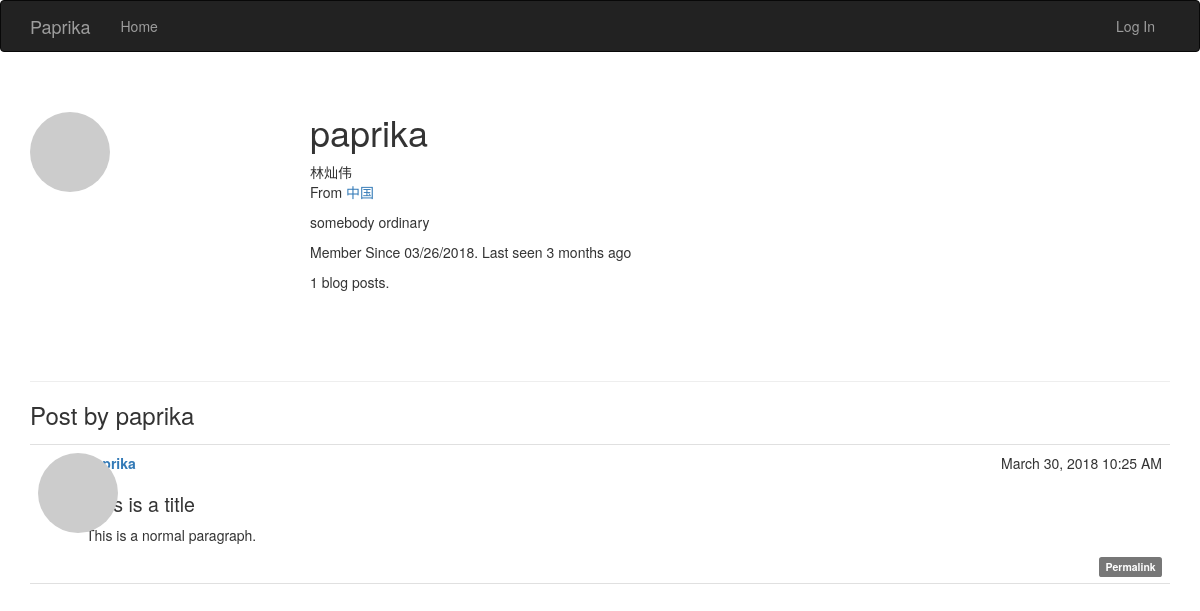
Before: /user/paprika with the older database file.
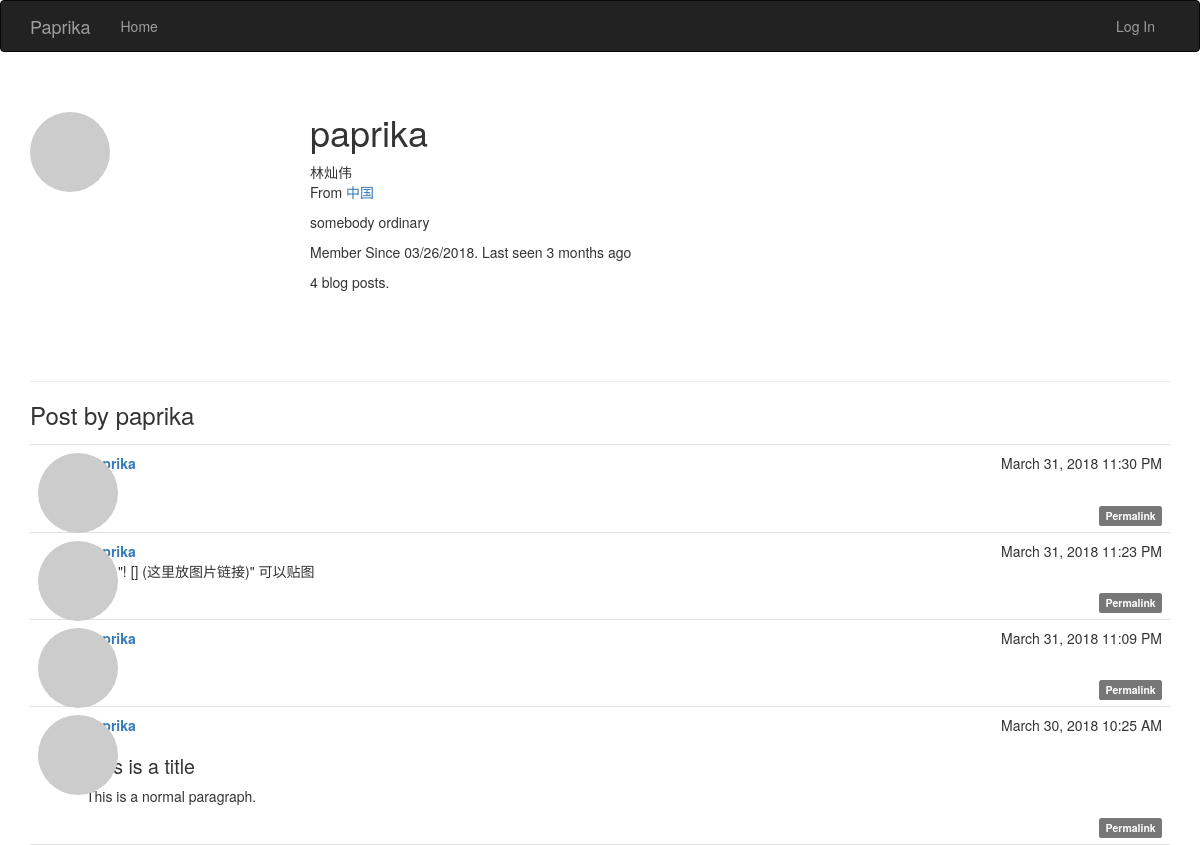
After: the same page with the newer database file.
### app/models.py (models this page shows, shortened)
class User(UserMixin, db.Model):
    __tablename__ = 'users'
    id = db.Column(db.Integer, primary_key=True)
    email = db.Column(db.String(64), unique=True, index=True)
    username = db.Column(db.String(64), unique=True, index=True)
    role_id = db.Column(db.Integer, db.ForeignKey('roles.id'))
    password_hash = db.Column(db.String(128))
    confirmed = db.Column(db.Boolean, default=False)
    name = db.Column(db.String(64))
    location = db.Column(db.String(64))
    about_me = db.Column(db.Text())
    member_since = db.Column(db.DateTime(), default=datetime.now)
    last_seen = db.Column(db.DateTime(), default=datetime.now)
    followed = db.relationship('Follow', foreign_keys=[Follow.follower_id], backref=db.backref('follower', lazy='joined'), lazy='dynamic', cascade='all, delete-orphan')
    follower = db.relationship('Follow', foreign_keys=[Follow.followed_id],
                               backref=db.backref('followed', lazy='joined'), lazy='dynamic',
                               cascade='all, delete-orphan')
    avatar_hash = db.Column(db.String(32))
    posts = db.relationship('Post', backref='author', lazy='dynamic')
    @property
    def password(self):
        raise AttributeError('password is not a readable attribute')
    def gravatar(self, size=100, default='identicon', rating='g'):
        if request.is_secure:
            url = 'https://secure.gravatar.com/avatar'
        else:
            url = 'https://www.gravatar.com/avatar'
        hash = self.avatar_hash or hashlib.md5(self.email.encode('utf-8')).hexdigest()
        return '{url}/{hash}?s={size}&d={default}&r={rating}'.format(
            url=url, hash=hash, size=size, default=default, rating=rating)

class Post(db.Model):
    __tablename__ = 'posts'
    id = db.Column(db.Integer, primary_key=True)
    body = db.Column(db.Text)
    timestamp = db.Column(db.DateTime, index=True, default=datetime.now)
    author_id = db.Column(db.Integer, db.ForeignKey('users.id'))
    body_html = db.Column(db.Text)

### app/main/views.py (the view)
@main.route('/user/<username>')
def user(username):
    user = User.query.filter_by(username=username).first()
    if user is None:
        abort(404)
    posts = user.posts.order_by(Post.timestamp.desc()).all()
    return render_template('user.html', user=user, posts=posts)

### app/auth/views.py (called while the page is built)
@auth.before_app_request
def before_request():
    if current_user.is_authenticated:
        current_user.ping()
        if  not current_user.confirmed \
                and request.endpoint \
                and request.blueprint != 'auth' \
                and request.endpoint != 'static':
            return redirect(url_for('auth.unconfirmed'))

### app/main/__init__.py (called while the page is built)
@main.app_context_processor
def inject_permission():
    return dict(Permission=Permission)

### app/models.py (called while the page is built)
    def is_admin(self):
        return False

### app/templates/user.html (shortened to what this page needs)
{% extends "base.html" %}
{% block page_content %}
<div class="page-header">
	<img class="img-circle profile-thumbnail" src="{{ user.gravatar(size=256) }}">
	<div class="profile-header">
		<h1>{{ user.username }}</h1>
		{% if user.name or user.location %}
		<p>
			{% if user.name %}{{ user.name }}<br>{% endif %}
			{% if user.location %}
				From <a href="http://maps.google.com/?q={{ user.location }}" target="_blank">{{ user.location }}</a><br>
			{% endif %}
		</p>
		{% endif %}
		{% if user.about_me %}<p>{{ user.about_me }}</p>{% endif %}
		<p>
			Member Since {{ moment(user.member_since).format("L") }}.
			Last seen {{ moment(user.last_seen).fromNow() }}
		</p>
		<p>{{ user.posts.count() }} blog posts.</p>
	   </div>
</div>
<h3>Post by {{ user.username }}</h3>
{% include '_posts.html' %}
{% endblock %}

### app/templates/base.html (shortened to what this page needs)
{% extends "bootstrap/base.html" %}
{% block head %}
{{ super() }}
<link rel="stylesheet" type="text/css" href="{{ url_for('static', filename='styles.css') }}">
{% endblock %}
{% block navbar %}
<div class="navbar navbar-inverse" role="navigation">
    <div class="container">
        <div class="navbar-header">
            <a class="navbar-brand" href="{{ url_for('main.index') }}">Paprika</a>
        </div>
        <div class="navbar-collapse collapse">
            <ul class="nav navbar-nav">
                <li><a href="{{ url_for('main.index') }}">Home</a></li>
            </ul>
            <ul class="nav navbar-nav navbar-right">
                {% if current_user.is_authenticated %}
                <li class="dropdown">
                    <a href="#" class="dropdown-toggle" data-toggle="dropdown">
                        <img class="img img-circle"src="{{ current_user.gravatar(size=18) }}">Account <b class="caret"></b></a>
                    <ul class="dropdown-menu">
                        <li><a href="{{ url_for('auth.change_password') }}">Change Password</a></li>
                        <li><a href="{{ url_for('auth.logout') }}">Log Out</a></li>
                    </ul>
                </li>
                {% else %}
                <li><a href="{{ url_for('auth.login') }}">Log In</a></li>
                {% endif %}
            </ul>
        </div>
    </div>
</div>
{% endblock %}
{% block content %}
<div class="container">
    {% block page_content %}{% endblock %}
</div>
{% endblock %}

### app/templates/_posts.html (shortened to what this page needs)
<ul class="posts">
    {% for post in posts %}
    <li class="post">
        <div class="post-thumbnail">
            <a href="{{ url_for('.user', username=post.author.username) }}">
                <img class="img-circle profile-thumbnail" src="{{ post.author.gravatar(size=40) }}">
            </a>
        </div>
        <div class="post-content">
            <div class="post-date">{{ moment(post.timestamp).format("LLL") }}</div>
            <div class="post-author"><a href="{{ url_for('.user', username=post.author.username) }}">{{ post.author.username }}</a></div>
            <div class="post-body">
                {% if post.body_html %}
                    {{ post.body_html | safe}}
                {% else %}
                    {{ post.body }}
                {% endif %}
            </div>
            <div class="post-footer">
                <a href="{{ url_for('.post', id=post.id) }}">
                    <span class="label label-default">Permalink</span>
                </a>
            </div>
        </div>
    </li>
    {% endfor %}
</ul>

### app/static/styles.css (style rules this page uses)
.profile-thumbnail { position: absolute; }
.profile-header { min-height: 260px; margin-left: 280px; }
ul.posts { list-style-type: none; padding: 0px; margin: 16px 0px 0px 0px; border-top: 1px solid #e0e0e0; }
ul.posts li.post { padding: 8px; border-bottom: 1px solid #e0e0e0; }
div.post-date { float: right; }
div.post-author { font-weight: bold; }
div.post-thumbnail { position: absolute; }
div.post-content { margin-left: 48px; min-height: 48px; }
div.post-footer { text-align: right; }
.post-body h1 { font-size: 140%; }

### app/templates/_posts.html (style rules this page uses)
div.post-footer { text-align: right; }

Changed rows visible on the page:
added Post: timestamp "March 31, 2018 11:30 PM", author.username "paprika"
added Post: timestamp "March 31, 2018 11:23 PM", author.username "paprika", body_html "使用 \"! [] (这里放图片链接)\" 可以贴图"
added Post: timestamp "March 31, 2018 11:09 PM", author.username "paprika"
Other visible differences:
{{ user.posts.count() }}: "1" → "4"
